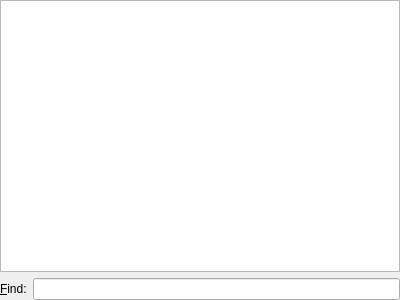
<?xml version="1.0" encoding="UTF-8"?>
<ui version="4.0">
 <class>TaxListWidget</class>
 <widget class="QWidget" name="TaxListWidget">
  <property name="geometry">
   <rect>
    <x>0</x>
    <y>0</y>
    <width>400</width>
    <height>300</height>
   </rect>
  </property>
  <property name="windowTitle">
   <string>Form</string>
  </property>
  <layout class="QVBoxLayout" name="verticalLayout">
   <property name="spacing">
    <number>6</number>
   </property>
   <property name="leftMargin">
    <number>0</number>
   </property>
   <property name="topMargin">
    <number>0</number>
   </property>
   <property name="rightMargin">
    <number>0</number>
   </property>
   <property name="bottomMargin">
    <number>0</number>
   </property>
   <item>
    <widget class="QTableView" name="tableView">
     <property name="showDropIndicator" stdset="0">
      <bool>false</bool>
     </property>
     <property name="dragDropOverwriteMode">
      <bool>false</bool>
     </property>
     <property name="alternatingRowColors">
      <bool>true</bool>
     </property>
     <property name="selectionMode">
      <enum>QAbstractItemView::ExtendedSelection</enum>
     </property>
     <property name="selectionBehavior">
      <enum>QAbstractItemView::SelectRows</enum>
     </property>
     <property name="showGrid">
      <bool>true</bool>
     </property>
     <property name="gridStyle">
      <enum>Qt::DotLine</enum>
     </property>
     <property name="sortingEnabled">
      <bool>true</bool>
     </property>
     <property name="wordWrap">
      <bool>false</bool>
     </property>
     <property name="cornerButtonEnabled">
      <bool>false</bool>
     </property>
    </widget>
   </item>
   <item>
    <layout class="QHBoxLayout" name="findLayout">
     <item>
      <widget class="QLabel" name="label">
       <property name="text">
        <string>&amp;Find:</string>
       </property>
       <property name="buddy">
        <cstring>leFind</cstring>
       </property>
      </widget>
     </item>
     <item>
      <widget class="QLineEdit" name="leFind"/>
     </item>
    </layout>
   </item>
  </layout>
 </widget>
 <resources/>
 <connections/>
 <slots>
  <slot>taxChanged(QModelIndex)</slot>
 </slots>
</ui>
